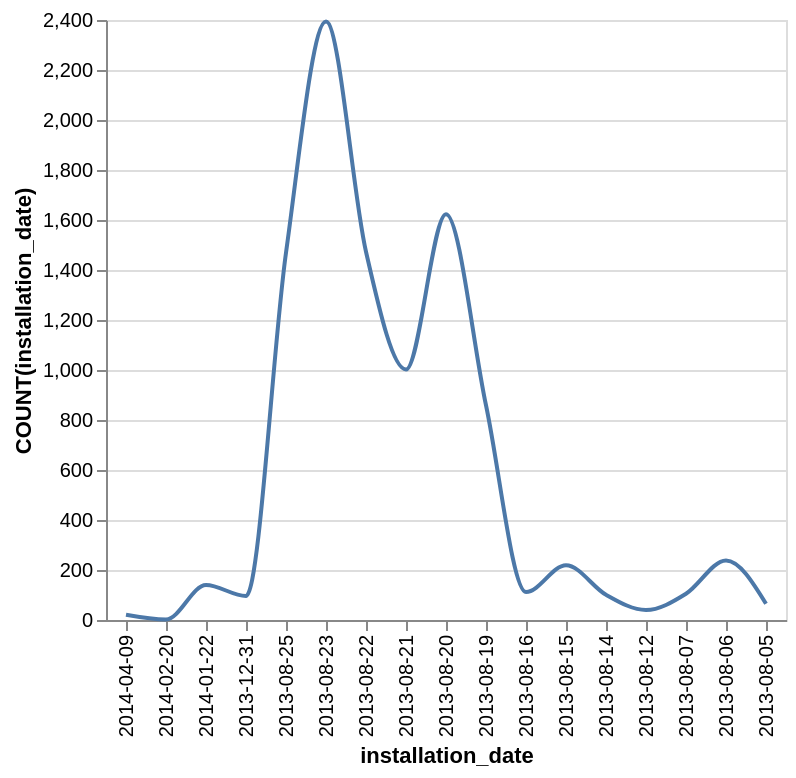

This figure's Vega-Lite source:
### Vega-Lite specification from a JSON file in a GitHub repository (floating-point values rounded to 4 significant figures)
{"data": {"values": [{"x_data": "2014-04-09", "y_data": 21}, {"x_data": "2014-02-20", "y_data": 2}, {"x_data": "2014-01-22", "y_data": 140}, {"x_data": "2013-12-31", "y_data": 96}, {"x_data": "2013-08-25", "y_data": 1469}, {"x_data": "2013-08-23", "y_data": 2394}, {"x_data": "2013-08-22", "y_data": 1473}, {"x_data": "2013-08-21", "y_data": 1002}, {"x_data": "2013-08-20", "y_data": 1623}, {"x_data": "2013-08-19", "y_data": 859}, {"x_data": "2013-08-16", "y_data": 112}, {"x_data": "2013-08-15", "y_data": 219}, {"x_data": "2013-08-14", "y_data": 101}, {"x_data": "2013-08-12", "y_data": 40}, {"x_data": "2013-08-07", "y_data": 105}, {"x_data": "2013-08-06", "y_data": 238}, {"x_data": "2013-08-05", "y_data": 65}]}, "mark": {"type": "line", "interpolate": "monotone"}, "encoding": {"x": {"field": "x_data", "type": "nominal", "title": "installation_date", "sort": "descending"}, "y": {"field": "y_data", "type": "quantitative", "title": "COUNT(installation_date)"}}}
